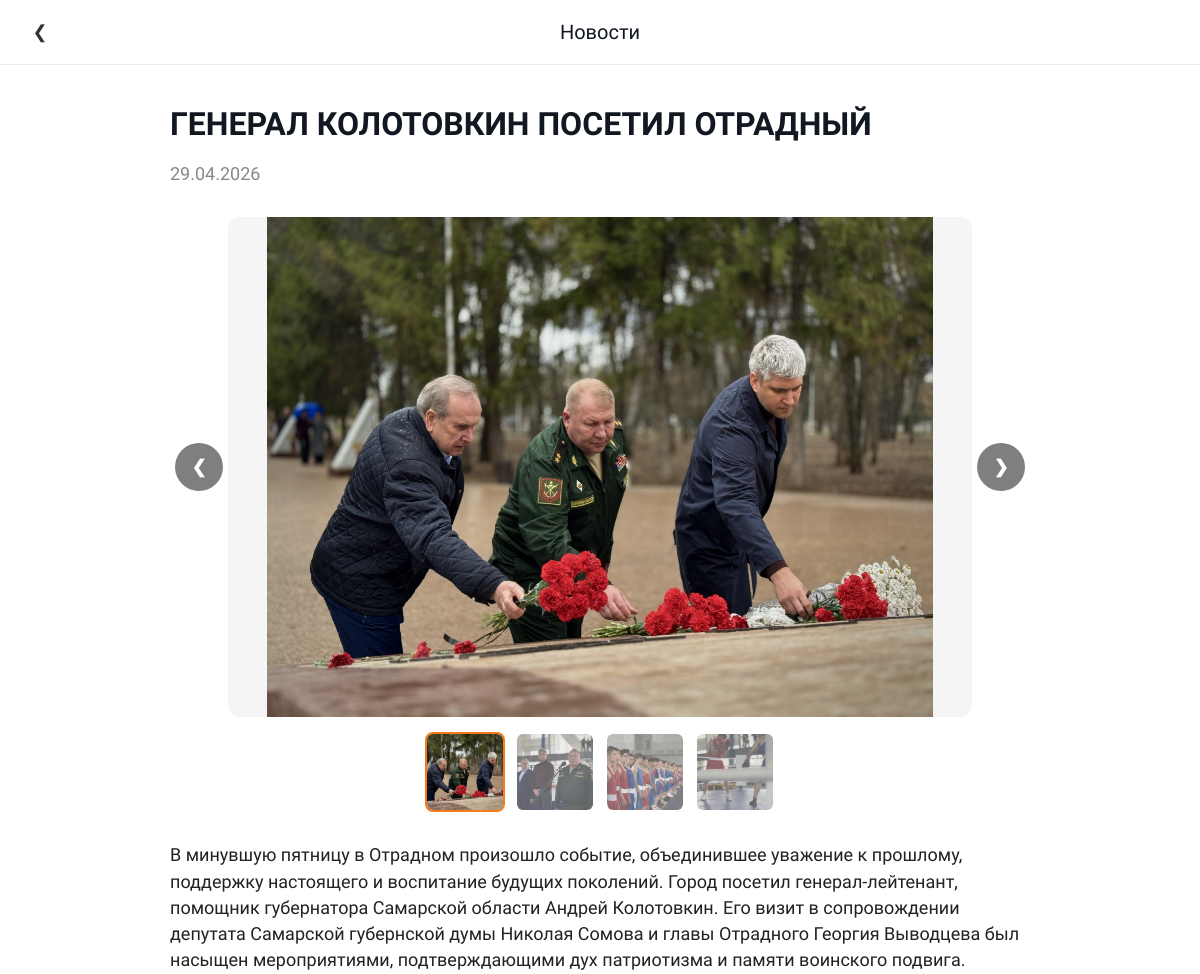
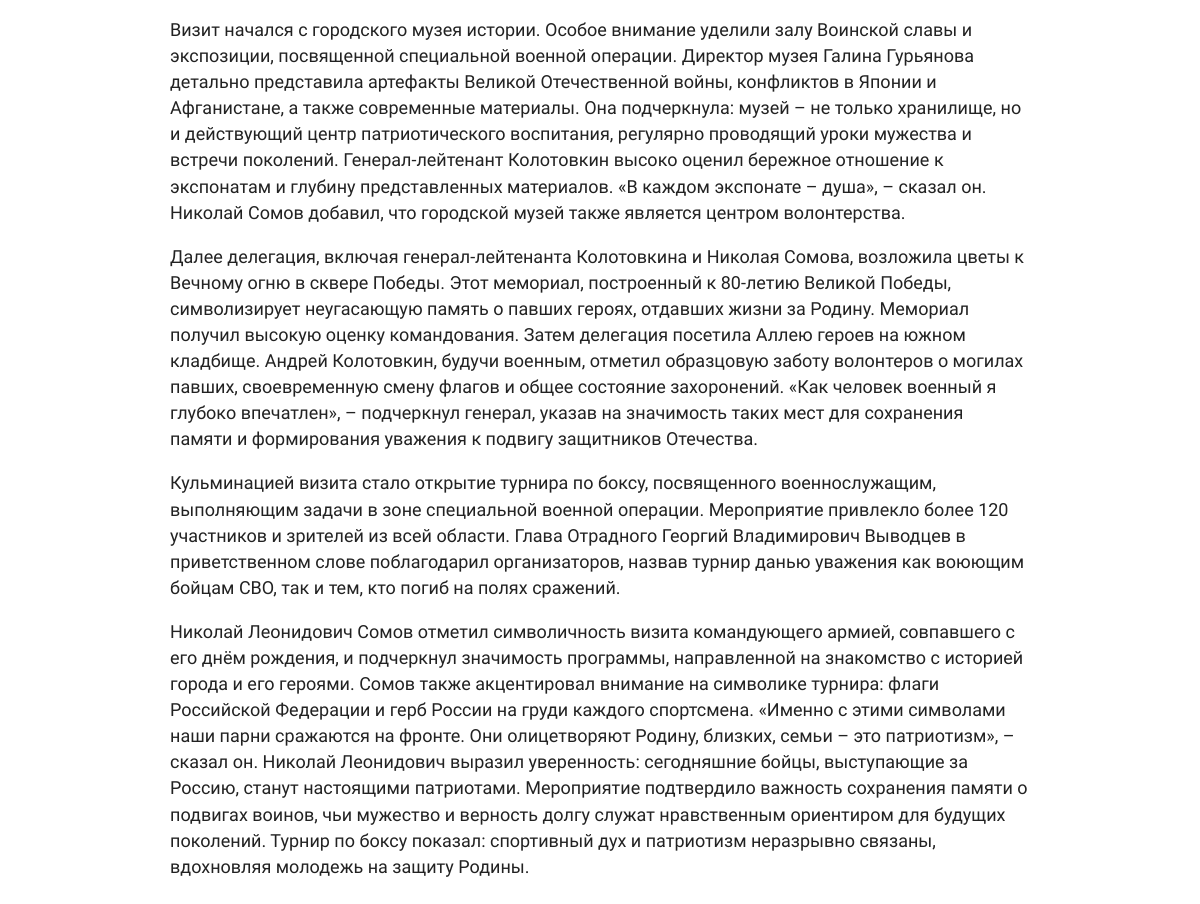
Screenshot of /news/general-kolotovkin-posetil-otradnyj/ with the database file from the repository (2 pictures, top to bottom).
### main/models.py (models this page shows, shortened)
class BaseContent(models.Model):
    title = models.CharField('Название', max_length=200)
    image = models.ImageField('Изображение', upload_to='images/', blank=True, null=True)
    class Meta:
        abstract = True

class News(BaseContent):
    subtitle = models.CharField('Подзаголовок', max_length=300, blank=True)
    date = models.DateTimeField('Дата публикации', default=timezone.now)
    content = models.TextField('Полный текст')
    slug = models.SlugField('URL', unique=True, blank=True)
    class Meta:
        verbose_name = 'Новость'
        verbose_name_plural = 'Новости'
        ordering = ['-date']

class NewsImage(models.Model):
    news = models.ForeignKey(News, on_delete=models.CASCADE, related_name='images', verbose_name='Новость')
    image = models.ImageField('Изображение', upload_to='news/gallery/')
    title = models.CharField('Подпись', max_length=200, blank=True)
    order = models.PositiveIntegerField('Порядок', default=0)
    class Meta:
        verbose_name = 'Изображение новости'
        verbose_name_plural = 'Изображения новости'
        ordering = ['order']

### main/views.py (the view)
# urls.py: path('news/<slug:slug>/', views.news_detail, name='news_detail'),
def news_detail(request, slug):
    news_item = get_object_or_404(News, slug=slug)
    context = {
        'news': news_item,
        'contacts': ContactInfo.objects.first(),
    }
    return render(request, 'main/news_detail.html', context)

### main/context_processors.py (called while the page is built)
def global_context(request):
    return {
        'contacts': ContactInfo.objects.first(),
    }

def site_content(request):
    return {'site_content': SiteContent.objects.first()}

### main/templates/main/news_detail.html (shortened to what this page needs)
{% load static %}
<!DOCTYPE html>
<html lang="ru">
<head>
    <link rel="stylesheet" href="{% static 'main/css/style.css' %}">
</head>
<body>
<header class="news-header-sticky">
    <div class="header-container">
        <a href="{% url 'main:home' %}#news" class="back-button-simple" aria-label="На главную">❮</a>
        <div class="news-header-title">Новости</div>
    </div>
</header>
<main class="news-detail-content">
    <article>
        <h1 class="news-title">{{ news.title }}</h1>
        <p class="news-publish-date">{{ news.date|date:"d.m.Y" }}</p>
        {% if news.images.all %}
        <div class="news-gallery">
            <div class="gallery-slider">
                <button class="gallery-nav gallery-prev" aria-label="Предыдущее">❮</button>
                <div class="gallery-viewport">
                    <div class="gallery-track" id="galleryTrack">
                        {% for img in news.images.all %}
                        <div class="gallery-slide">
                            <img src="{{ img.image.url }}" alt="{{ img.title|default:news.title }}">
                        </div>
                        {% endfor %}
                    </div>
                </div>
                <button class="gallery-nav gallery-next" aria-label="Следующее">❯</button>
            </div>
            <div class="gallery-thumbs">
                {% for img in news.images.all %}
                <div class="gallery-thumb {% if forloop.first %}active{% endif %}" data-index="{{ forloop.counter0 }}">
                    <img src="{{ img.image.url }}" alt="{{ img.title|default:news.title }}">
                </div>
                {% endfor %}
            </div>
        </div>
        {% elif news.image %}
        <img src="{{ news.image.url }}" alt="{{ news.title }}" class="news-single-image" style="width:100%; border-radius:12px; margin:20px 0;">
        {% endif %}
        <div class="news-content">
            {{ news.content|linebreaks }}
        </div>
    </article>
</main>
</body>
</html>

### main/static/main/css/style.css (style rules this page uses)
:root { --bg-gray: #adadad; --bg-white: #ffffff; --text: #121821; --muted: #4a4f57; --line: #f27a1a; --accent: #f47a1a; --img-gerb: url("/static/images/gerb-rf.jpg"); --img-hero: url("/static/images/hero-bg.jpg"); }
* { box-sizing: border-box; }
html { scroll-behavior: smooth; }
body { margin: 0; padding: 0; font-family: 'Golos Text', sans-serif; color: var(--text); background: #d6d6d6; }
a { color: inherit; text-decoration: none; }
body :where(p, span, a, li, button, input, select, textarea, label, summary, strong) { font-size: 18px !important; line-height: 1.45; }
body :where(h1, h2, h3, h4, h5, h6) { line-height: 1.2; }

### main/templates/main/news_detail.html (style rules this page uses)
body { margin: 0; padding: 0; background: white; font-family: 'Golos Text', sans-serif; }
.news-header-sticky { position: sticky; top: 0; background: white; border-bottom: 1px solid #eaeaea; z-index: 100; padding: 12px 0; }
.header-container { max-width: 1200px; margin: 0 auto; padding: 0 20px; display: flex; align-items: center; justify-content: space-between; position: relative; }
.back-button-simple { font-size: 28px; line-height: 1; text-decoration: none; color: #333; background: none; border: none; cursor: pointer; padding: 0; display: inline-flex; align-items: center; justify-content: center; width: 40px; height: 40px; transition: opacity 0.2s; }
.news-header-title { margin: 0; font-size: 20px; font-weight: 500; color: #121821; position: absolute; left: 50%; transform: translateX(-50%); white-space: nowrap; }
.news-detail-content { max-width: 900px; margin: 40px auto; padding: 0 20px; }
.news-title { font-size: 32px; margin-top: 0; margin-bottom: 16px; }
.news-publish-date { color: #888; font-size: 14px; margin-bottom: 24px; }
.news-gallery { margin: 30px 0; }
.gallery-slider { position: relative; display: flex; align-items: center; justify-content: center; }
.gallery-viewport { flex: 1; overflow: hidden; border-radius: 12px; background: #f5f5f5; }
.gallery-track { display: flex; transition: transform 0.4s cubic-bezier(0.2, 0.9, 0.4, 1.1); will-change: transform; }
.gallery-slide { flex: 0 0 100%; display: flex; justify-content: center; align-items: center; }
.gallery-slide img { width: 100%; max-height: 500px; object-fit: contain; display: block; }
.gallery-nav { background: rgba(0,0,0,0.5); border: none; color: white; font-size: 32px; font-weight: bold; width: 48px; height: 48px; border-radius: 50%; cursor: pointer; transition: background 0.2s; display: flex; align-items: center; justify-content: center; margin: 0 5px; flex-shrink: 0; }
.gallery-thumbs { display: flex; gap: 10px; flex-wrap: wrap; justify-content: center; margin-top: 15px; }
.gallery-thumb { width: 80px; height: 80px; border-radius: 8px; overflow: hidden; cursor: pointer; opacity: 0.6; transition: opacity 0.2s, transform 0.2s; border: 2px solid transparent; }
.gallery-thumb.active { opacity: 1; border-color: #f47a1a; }
.gallery-thumb img { width: 100%; height: 100%; object-fit: cover; }
.news-content { font-size: 18px; line-height: 1.7; color: #222; }

### rows the page displays
News: title "ГЕНЕРАЛ КОЛОТОВКИН ПОСЕТИЛ ОТРАДНЫЙ", date "29.04.2026", content "В минувшую пятницу в Отрадном произошло событие, объединившее уважение к прошлому, поддержку настоящего и воспитание будущих поколений. Город посетил генерал-лейтенант, помощник губернатора Самарской области Андрей Колотовкин. Его визит в сопровождении депутата Самарской губернской думы Николая Сомова и главы Отрадного Георгия Выводцева был насыщен мероприятиями, подтверждающими дух патриотизма и памяти воинского подвига. Визит начался с городского музея истории. Особое внимание уделили залу Воинской славы и экспозиции, посвященной специальной военной операции. Директор музея Галина Гурьянова детально представила артефакты Великой Отечественной войны, конфликтов в Японии и Афганистане, а…"
NewsImage: image (picture)
NewsImage: image (picture)
NewsImage: image (picture)
NewsImage: image (picture)
